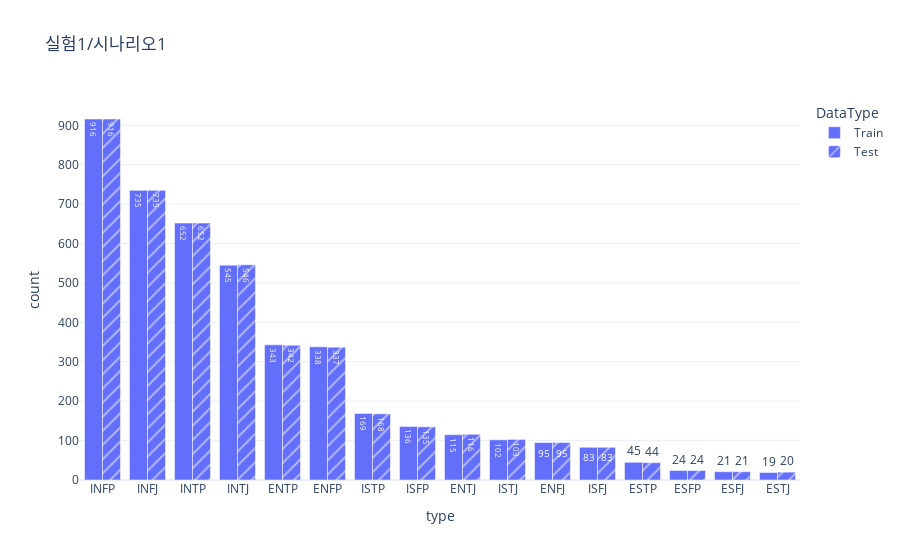

The code cell stored with this chart in its notebook:
### Markdown cell above
## Qualitative Study of Data Generated by GPT 
#### Data Analaysis

### Code cell
figs['실험셋업시각화_실험1시나리오1']

### Figure 1 — Plotly figure (JSON) as saved in the notebook; plotly's stock layout.template omitted (floating-point values rounded to 4 significant figures)
{"data": [{"alignmentgroup": "True", "hovertemplate": "DataType=Train<br>type=%{x}<br>count=%{text}<extra></extra>", "legendgroup": "Train", "marker": {"color": "#636efa", "pattern": {"shape": ""}}, "name": "Train", "offsetgroup": "Train", "orientation": "v", "showlegend": true, "text": [916, 735, 652, 545, 343, 338, 169, 136, 115, 102, 95, 83, 45, 24, 21, 19], "textposition": "auto", "type": "bar", "x": ["INFP", "INFJ", "INTP", "INTJ", "ENTP", "ENFP", "ISTP", "ISFP", "ENTJ", "ISTJ", "ENFJ", "ISFJ", "ESTP", "ESFP", "ESFJ", "ESTJ"], "xaxis": "x", "y": [916, 735, 652, 545, 343, 338, 169, 136, 115, 102, 95, 83, 45, 24, 21, 19], "yaxis": "y"}, {"alignmentgroup": "True", "hovertemplate": "DataType=Test<br>type=%{x}<br>count=%{text}<extra></extra>", "legendgroup": "Test", "marker": {"color": "#636efa", "pattern": {"shape": "/"}}, "name": "Test", "offsetgroup": "Test", "orientation": "v", "showlegend": true, "text": [916, 735, 652, 546, 342, 337, 168, 135, 116, 103, 95, 83, 44, 24, 21, 20], "textposition": "auto", "type": "bar", "x": ["INFP", "INFJ", "INTP", "INTJ", "ENTP", "ENFP", "ISTP", "ISFP", "ENTJ", "ISTJ", "ENFJ", "ISFJ", "ESTP", "ESFP", "ESFJ", "ESTJ"], "xaxis": "x", "y": [916, 735, 652, 546, 342, 337, 168, 135, 116, 103, 95, 83, 44, 24, 21, 20], "yaxis": "y"}], "layout": {"autosize": true, "barmode": "group", "legend": {"title": {"text": "DataType"}, "tracegroupgap": 0}, "title": {"text": "실험1/시나리오1"}, "xaxis": {"anchor": "y", "autorange": true, "domain": [0, 1], "range": [-0.5, 15.5], "title": {"text": "type"}, "type": "category"}, "yaxis": {"anchor": "x", "autorange": true, "domain": [0, 1], "range": [0, 964.2], "title": {"text": "count"}, "type": "linear"}}}
